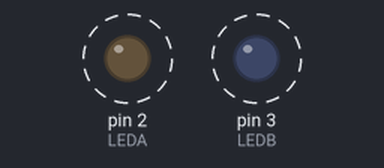
The sketch below on a simulated Arduino Uno, built with avr-gcc and run on an emulated ATmega328P. Parts: output pins drawn as LEDs (lit = HIGH). Dashed ring = blinking.

Above: at 0.2 s.
Timing chart, 0 to 4.6 s (numbered marks = the images above):
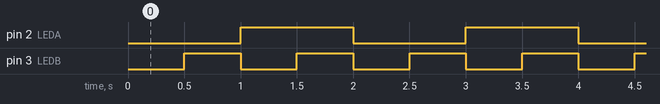

Measured:
- by itself, pin 2 (LEDA): alternates HIGH for 1.0 s and LOW for 1.0 s
- by itself, pin 3 (LEDB): alternates HIGH for 0.50 s and LOW for 0.50 s

The sketch:

millis.ino
```cpp
/*
 * O objetivo desse programa é fazer acionamento de pinos (leds) sem interrupções
 * no programa. Com isso é possível trabalhar com diversos dispositivos "ao mesmo
 * tempo".
 */

#define LEDA 2 // Seta pino p/ led A
#define LEDB 3 // Seta pino p/ led B

int tempoAnteriorA = 0; // Inicia tempo anterior do LED A em 0 quando a placa liga
int tempoAnteriorB = 0; // Inicia tempo anterior do LED B em 0 quando a placa liga
int estLed = HIGH; // Inicia estado do led A em nível lógico alto
int estLedB = HIGH; // Inicia estado do led A em nível lógico alto

void setup() {
  pinMode(LEDA, OUTPUT); // Seta pino do Led A como saída
  pinMode(LEDB, OUTPUT); // Seta pino do led B como saída
}

void loop() {
  int tempoAtualA = millis(); // Atualiza tempo atual para o LED A
  int tempoAtualB = millis(); // Atualiza tempo atual para o LED B
  /*
   * Nesse if, sempre que o tempoAtual for atualizado é comparado com o tempo
   * desde o início do programa e quando a diferença é de 1000ms(1 sec) o estado
   * do led é atualizado. Depois o tempoAnterior é atualizado e o loop continua
   * atualizando o valor de tempoAtual até a diferença ser de 100ms(1 sec) de novo
   * e novamente atualizar o estado do led
   */
  if ((tempoAtualA - tempoAnteriorA) >= 1000){
    digitalWrite(LEDA, estLed);
    tempoAnteriorA = millis();
    estLed = !estLed;
  }

  /*
   * Nesse if, sempre que o tempoAtual for atualizado é comparado com o tempo
   * desde o início do programa e quando a diferença é de 1000ms(1 sec) o estado
   * do led é atualizado. Depois o tempoAnterior é atualizado e o loop continua
   * atualizando o valor de tempoAtual até a diferença ser de 100ms(1 sec) de novo
   * e novamente atualizar o estado do led
   */
  if ((tempoAtualB - tempoAnteriorB) >= 500){
    digitalWrite(LEDB, estLedB);
    tempoAnteriorB = millis();
    estLedB = !estLedB;
  }
}
```
